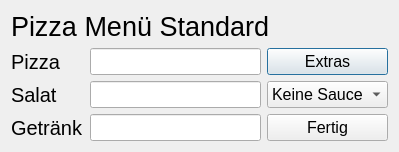
<?xml version="1.0" encoding="UTF-8"?>
<ui version="4.0">
 <class>Dialog</class>
 <widget class="QDialog" name="Dialog">
  <property name="geometry">
   <rect>
    <x>0</x>
    <y>0</y>
    <width>399</width>
    <height>133</height>
   </rect>
  </property>
  <property name="windowTitle">
   <string>Dialog</string>
  </property>
  <layout class="QGridLayout" name="gridLayout">
   <item row="0" column="0" colspan="3">
    <widget class="QLabel" name="label">
     <property name="font">
      <font>
       <pointsize>20</pointsize>
      </font>
     </property>
     <property name="text">
      <string>Pizza Menü Standard</string>
     </property>
    </widget>
   </item>
   <item row="1" column="0">
    <widget class="QLabel" name="label_2">
     <property name="font">
      <font>
       <pointsize>15</pointsize>
      </font>
     </property>
     <property name="text">
      <string>Pizza</string>
     </property>
    </widget>
   </item>
   <item row="1" column="1">
    <widget class="QLineEdit" name="productAddLEdit">
     <property name="minimumSize">
      <size>
       <width>0</width>
       <height>0</height>
      </size>
     </property>
     <property name="maximumSize">
      <size>
       <width>10000</width>
       <height>1000</height>
      </size>
     </property>
     <property name="baseSize">
      <size>
       <width>80</width>
       <height>20</height>
      </size>
     </property>
     <property name="focusPolicy">
      <enum>Qt::StrongFocus</enum>
     </property>
     <property name="inputMask">
      <string/>
     </property>
     <property name="text">
      <string/>
     </property>
     <property name="clearButtonEnabled">
      <bool>false</bool>
     </property>
    </widget>
   </item>
   <item row="1" column="2">
    <widget class="QPushButton" name="pushButton">
     <property name="font">
      <font>
       <pointsize>12</pointsize>
      </font>
     </property>
     <property name="text">
      <string>Extras</string>
     </property>
    </widget>
   </item>
   <item row="2" column="0">
    <widget class="QLabel" name="label_4">
     <property name="font">
      <font>
       <pointsize>15</pointsize>
      </font>
     </property>
     <property name="text">
      <string>Salat</string>
     </property>
    </widget>
   </item>
   <item row="2" column="1">
    <widget class="QLineEdit" name="productAddLEdit_3">
     <property name="minimumSize">
      <size>
       <width>0</width>
       <height>0</height>
      </size>
     </property>
     <property name="maximumSize">
      <size>
       <width>10000</width>
       <height>1000</height>
      </size>
     </property>
     <property name="baseSize">
      <size>
       <width>80</width>
       <height>20</height>
      </size>
     </property>
     <property name="focusPolicy">
      <enum>Qt::StrongFocus</enum>
     </property>
     <property name="inputMask">
      <string/>
     </property>
     <property name="text">
      <string/>
     </property>
     <property name="clearButtonEnabled">
      <bool>false</bool>
     </property>
    </widget>
   </item>
   <item row="2" column="2">
    <widget class="QComboBox" name="comboBox">
     <property name="font">
      <font>
       <pointsize>12</pointsize>
      </font>
     </property>
     <item>
      <property name="text">
       <string>Keine Sauce</string>
      </property>
     </item>
     <item>
      <property name="text">
       <string>Italienisch </string>
      </property>
     </item>
     <item>
      <property name="text">
       <string>Französisch</string>
      </property>
     </item>
    </widget>
   </item>
   <item row="3" column="0">
    <widget class="QLabel" name="label_3">
     <property name="font">
      <font>
       <pointsize>15</pointsize>
      </font>
     </property>
     <property name="text">
      <string>Getränk</string>
     </property>
    </widget>
   </item>
   <item row="3" column="1">
    <widget class="QLineEdit" name="productAddLEdit_2">
     <property name="minimumSize">
      <size>
       <width>0</width>
       <height>0</height>
      </size>
     </property>
     <property name="maximumSize">
      <size>
       <width>10000</width>
       <height>1000</height>
      </size>
     </property>
     <property name="baseSize">
      <size>
       <width>80</width>
       <height>20</height>
      </size>
     </property>
     <property name="focusPolicy">
      <enum>Qt::StrongFocus</enum>
     </property>
     <property name="inputMask">
      <string/>
     </property>
     <property name="text">
      <string/>
     </property>
     <property name="clearButtonEnabled">
      <bool>false</bool>
     </property>
    </widget>
   </item>
   <item row="3" column="2">
    <widget class="QPushButton" name="pushButton_2">
     <property name="font">
      <font>
       <pointsize>12</pointsize>
      </font>
     </property>
     <property name="text">
      <string>Fertig</string>
     </property>
    </widget>
   </item>
  </layout>
 </widget>
 <resources/>
 <connections/>
</ui>
